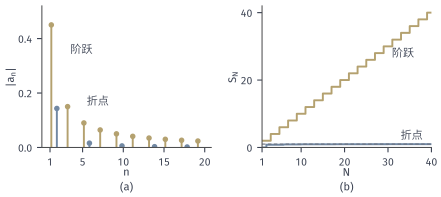

The Python source for this figure:
from pathlib import Path
import sys
ROOT = next(p for p in Path(__file__).resolve().parents if (p/"build.sh").is_file() and (p/"tex/book.tex").is_file())
sys.path.insert(0, str(ROOT/"figures/00-shared/mathematical-preliminaries-upper/00-shared/comprehension-figures"))
from support import figure, save, BLUE, GREEN, YELLOW, RED, PURPLE, INK, MUTED, GRID, BLUE_FILL, GREEN_FILL, YELLOW_FILL, RED_FILL, PURPLE_FILL
import numpy as np
def panel_labels(fig, axes, y=.02):
    for ax, s in zip(axes, "(a) (b) (c) (d)".split()):
        q = ax.get_position(); fig.text((q.x0+q.x1)/2, y, s, ha="center", va="bottom")

# Cosine coordinates a_n=sqrt2*int_0^1 f cos(pi n x)dx. kink |x-1/2|: a_{2m}=sqrt2/(pi^2 m^2), m odd, others 0.
# step 1_[1/2,1): |a_n|=sqrt2/(pi n), n odd. Weighted sums S_N=sum_{n<=N} pi^2 n^2 a_n^2.
N = 40; n = np.arange(1, N+1)
kink = np.zeros(N); step = np.zeros(N)
for k in n:
    if k % 2 == 0 and (k//2) % 2 == 1: kink[k-1] = 2**.5/(np.pi**2*(k//2)**2)
    if k % 2 == 1: step[k-1] = 2**.5/(np.pi*k)
# numerical check of the closed forms
t = (np.arange(400000)+.5)/400000
for k in (1, 2, 3, 6):
    a = 2**.5*np.mean(np.abs(t-.5)*np.cos(np.pi*k*t)); assert abs(abs(a)-kink[k-1]) < 1e-6
    b = 2**.5*np.mean((t >= .5)*np.cos(np.pi*k*t)); assert abs(abs(b)-step[k-1]) < 1e-5
fig, axes = figure(width_mm=112, height_mm=50, ncols=2)
fig.set_layout_engine(None); fig.subplots_adjust(left=.095, right=.98, top=.97, bottom=.25, wspace=.3)
ax = axes[0]; m = n <= 20
for nn, v, c, dx in [(n[m], step[m], YELLOW, .16), (n[m], kink[m], BLUE, -.16)]:
    keep = v > 0
    ax.vlines(nn[keep]+dx, 0, v[keep], color=c, lw=1.4); ax.plot(nn[keep]+dx, v[keep], 'o', color=c, ms=3)
ax.text(3.5, .36, '阶跃', va='center'); ax.text(5.5, .17, '折点', va='center')
ax.set_xlim(0, 20.8); ax.set_ylim(0, .52); ax.set_xticks([1, 5, 10, 15, 20]); ax.set_yticks([0, .2, .4]); ax.set_xlabel('$n$', labelpad=0); ax.set_ylabel(r'$|a_n|$', labelpad=1)
ax = axes[1]
Sk = np.cumsum(np.pi**2*n**2*kink**2); Ss = np.cumsum(np.pi**2*n**2*step**2)
ax.plot(n, Ss, color=YELLOW, lw=1.4, drawstyle='steps-post'); ax.plot(n, Sk, color=BLUE, lw=1.4, drawstyle='steps-post')
ax.axhline(1, color=MUTED, lw=.85, ls=(0, (3, 2)))
ax.text(36, 28, '阶跃', ha='right', va='center'); ax.text(38, 3.6, '折点', ha='right', va='center')
ax.set_xlim(1, 40); ax.set_ylim(0, 42); ax.set_xticks([1, 10, 20, 30, 40]); ax.set_yticks([0, 20, 40]); ax.set_xlabel('$N$', labelpad=0); ax.set_ylabel(r'$S_N$', labelpad=1)
panel_labels(fig, axes)
save(fig, Path(__file__).resolve().parent, 'figure', {'formula': 'cosine coordinates of kink and step; S_N=sum pi^2 n^2 a_n^2'})
